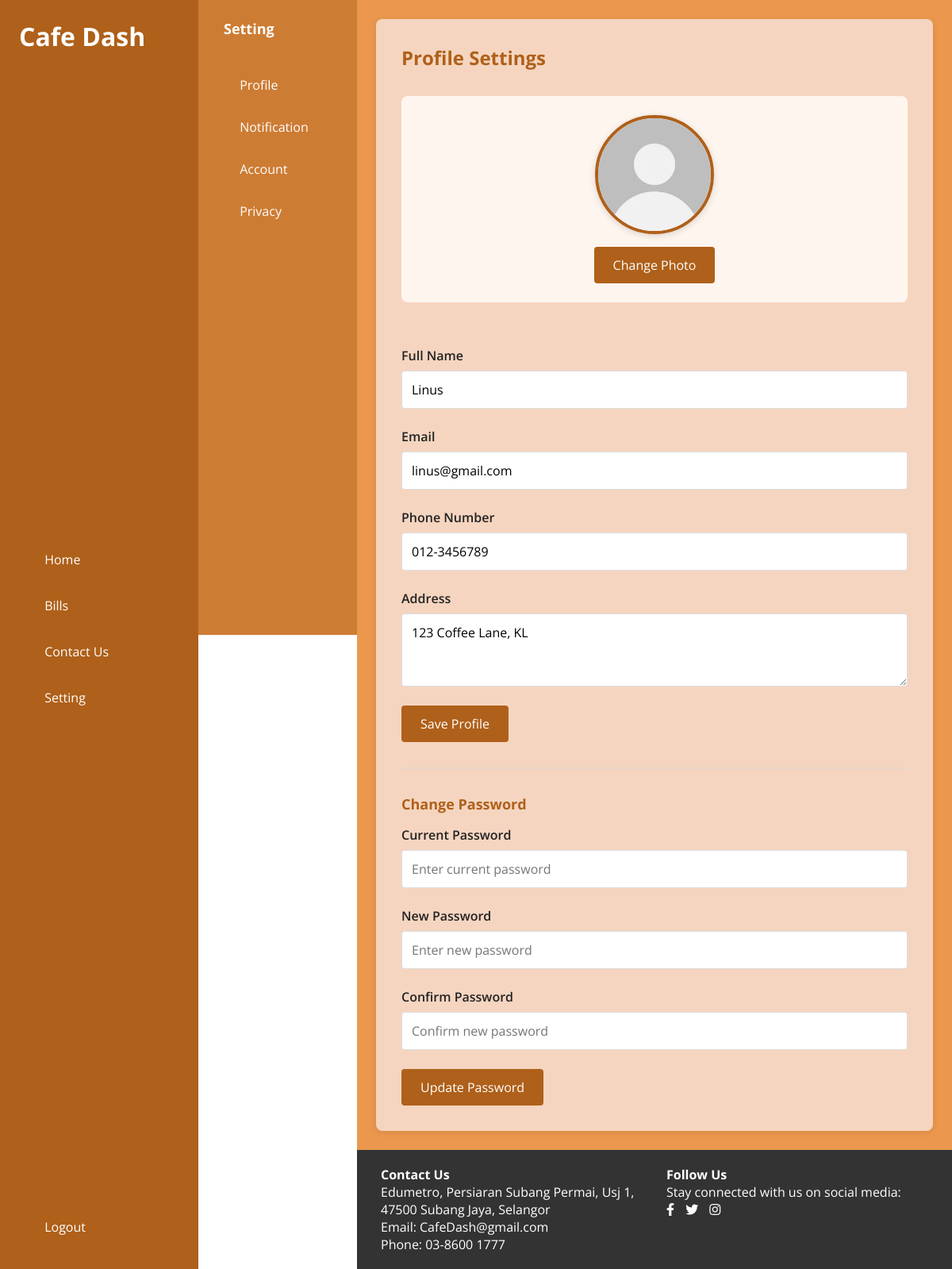
The page /setting.php (signed in) on the database its author committed.
### tables this page shows
CREATE TABLE User (
    User_ID INT AUTO_INCREMENT PRIMARY KEY,
    User_Name VARCHAR(255) NOT NULL UNIQUE,
    Password VARCHAR(255) NOT NULL,
    Address TEXT,
    Contain_number VARCHAR(20),
    Email VARCHAR(255) UNIQUE,
    Suspend BOOLEAN DEFAULT FALSE
);

### avatar_csv_functions.php (called while the page is built, shortened)
<?php
function getAvatarFromCSV($user_id) {
    $csv_file = 'data/avatar_mapping.csv';
    $fh = fopen($csv_file, 'r');
    while (($row = fgetcsv($fh)) !== false) {
        if (!empty($row[0]) && $row[0] == $user_id) {
            return isset($row[1]) ? $row[1] : null;
        }
    }
    return null;
}
?>

### setting.php (the view, shortened to what this page needs)
<?php
require_once 'avatar_csv_functions.php';
$user_id = $_SESSION['user_id'];
$conn = new mysqli("localhost", "root", "", "cafedash_db");
$stmt = $conn->prepare("SELECT User_Name, Email, Contain_number, Address FROM User WHERE User_ID = ?");
$stmt->bind_param("i", $user_id);
$stmt->execute();
$result = $stmt->get_result();
$user_data = [
    'User_Name' => '',
    'Email' => '',
    'Contain_number' => '',
    'Address' => ''
];
if ($result->num_rows > 0) {
    $user_data = $result->fetch_assoc();
}
$profile_image = getAvatarFromCSV($user_id);
require 'home/_home_sidebar.php';
?>
	<div class="settingsidebar">
		<h2>
			<ion-icon name="settings-outline"></ion-icon> Setting
		</h2>
		<div class="sidebar-menus">
			<a href="#" data-tab="profile" class="setting-tab-link">
				<ion-icon name="person-outline"></ion-icon> Profile
			</a>
			<a href="#" data-tab="notification" class="setting-tab-link">
				<ion-icon name="notifications-outline"></ion-icon> Notification
			</a>
			<a href="#" data-tab="account" class="setting-tab-link">
				<ion-icon name="lock-closed-outline"></ion-icon> Account
			</a>
			<a href="#" data-tab="privacy" class="setting-tab-link">
				<ion-icon name="shield-outline"></ion-icon> Privacy
			</a>
		</div>
	</div>
	<div class="main setting-main">
		<div id="profile" class="setting-content active">
			<h2>Profile Settings</h2>
			<div class="setting-form">
				<div class="profile-picture-section">
					<div class="profile-picture-container">
						<div id="profilePicWrapper" class="profile-pic-wrapper">
						<img id="profilePic" src="<?php echo htmlspecialchars($profile_image); ?>" alt="Profile Picture">
						</div>
						<label for="profileImageInput" class="upload-btn">Change Photo</label>
					</div>
				</div>
				<div class="form-group">
					<label>Full Name</label>
					<input type="text" id="fullName" placeholder="Enter your full name" value="<?php echo htmlspecialchars($user_data['User_Name'] ?? ''); ?>">
				</div>
				<div class="form-group">
					<label>Email</label>
					<input type="email" id="email" placeholder="Enter your email" value="<?php echo htmlspecialchars($user_data['Email'] ?? ''); ?>">
				</div>
				<div class="form-group">
					<label>Phone Number</label>
					<input type="tel" id="phone" placeholder="Enter your phone number" value="<?php echo htmlspecialchars($user_data['Contain_number'] ?? ''); ?>">
				</div>
				<div class="form-group">
					<label>Address</label>
					<textarea id="address" placeholder="Enter your address" rows="3"><?php echo htmlspecialchars($user_data['Address'] ?? ''); ?></textarea>
				</div>
				<button class="save-btn" id="saveProfileBtn">Save Profile</button>
			</div>
			<div class="password-section">
				<h3>Change Password</h3>
				<div class="setting-form">
					<div class="form-group">
						<label>Current Password</label>
						<input type="password" id="profileCurrentPassword" placeholder="Enter current password">
					</div>
					<div class="form-group">
						<label>New Password</label>
						<input type="password" id="profileNewPassword" placeholder="Enter new password">
					</div>
					<div class="form-group">
						<label>Confirm Password</label>
						<input type="password" id="profileConfirmPassword" placeholder="Confirm new password">
					</div>
					<button class="save-btn" id="profileUpdatePasswordBtn">Update Password</button>
				</div>
			</div>
		</div>
	</div>
<?php require_once 'home/_home_footer.php'; ?>

### Css/home style.css (style rules this page uses)
:root { --primaryColor: #AF601A; --secondaryColor: #ffc107; --lightBrown: #EB984E; --darkBrown: #6E2C00; --whiteColor: #fff; --blackColor: #222; --greyColor: #f5f5f5; }
* { margin: 0; padding: 0; box-sizing:border-box; outline: none; font-family: 'Open Sans', sans-serif; }
body { width: 100%; min-height: 100vh; height: auto; display: block; }
.sidebar-menus { display: flex; flex-direction: column; }
.sidebar-menus a, .sidebar-logout a { padding: 5% 8%; margin: 0.5rem 0; display: flex; align-items: center; justify-content: flex-start; gap: 1rem; text-decoration: none; color: var(--whiteColor); }
.main { width: calc(100% - 250px); height: max-content; min-height: 100vh; padding: 2%; background-color: var(--lightBrown); margin-left:250px; }

### Css/setting style.css (style rules this page uses)
body { margin: 0; }
:root { --primaryColor: #AF601A; --secondaryColor: #ffc107; --lightBrown: #EB984E; --darkBrown: #6E2C00; --whiteColor: #fff; --blackColor: #222; --greyColor: #f5f5f5; }
.settingsidebar { position: fixed; left: 250px; top: 0; width: 200px; height: 100vh; background: #CD7C34; color: white; padding: 2%; display: flex; flex-direction: column; box-sizing: border-box; }
.settingsidebar h2 { display: flex; align-items: center; gap: 0.5rem; margin-top: 0; font-size: 18px; margin-bottom: 2rem; }
.settingsidebar .sidebar-menus { display: flex; flex-direction: column; }
.settingsidebar .sidebar-menus a { padding: 5% 8%; margin: 0.5rem 0; display: flex; align-items: center; justify-content: flex-start; gap: 1rem; text-decoration: none; color: white; }
.setting-main { margin-left: 450px; width: calc(100% - 450px); padding: 2%; background-color: var(--lightBrown); min-height: 100vh; }
.setting-content { display: none; padding: 2rem; background-color: #F5D5C0; border-radius: 8px; box-shadow: 0 2px 8px rgba(0, 0, 0, 0.1); }
.setting-content.active { display: block; }
.setting-content h2 { font-size: 24px; margin-bottom: 2rem; color: var(--primaryColor); }
.profile-picture-section { text-align: center; margin-bottom: 2rem; padding: 1.5rem; background-color: #FFF5EF; border-radius: 8px; }
.profile-picture-container { display: flex; flex-direction: column; align-items: center; gap: 1rem; }
.profile-picture-container img { width: 150px; height: 150px; border-radius: 50%; object-fit: cover; border: 4px solid var(--primaryColor); box-shadow: 0 2px 8px rgba(0, 0, 0, 0.15); }
.profile-pic-wrapper { position: relative; width: 150px; height: 150px; display: flex; align-items: center; justify-content: center; }
.upload-btn { padding: 0.75rem 1.5rem; background-color: var(--primaryColor); color: white; border: none; border-radius: 4px; cursor: pointer; transition: background-color 0.3s ease; }
.password-section { margin-top: 2rem; padding-top: 2rem; border-top: 2px solid #E8D5C8; }
.password-section h3 { font-size: 18px; color: var(--primaryColor); margin-bottom: 1rem; }
.setting-form { display: flex; flex-direction: column; gap: 1.5rem; }
.form-group { display: flex; flex-direction: column; }
.form-group label { margin-bottom: 0.5rem; font-weight: 600; color: var(--blackColor); }
.form-group input, .form-group select { padding: 0.75rem; border: 1px solid #ddd; border-radius: 4px; font-size: 1rem; font-family: 'Open Sans', sans-serif; }
.form-group textarea { padding: 0.75rem; border: 1px solid #ddd; border-radius: 4px; font-size: 1rem; font-family: 'Open Sans', sans-serif; resize: vertical; }
.save-btn { padding: 0.75rem 1.5rem; background-color: var(--primaryColor); color: white; border: none; border-radius: 4px; font-size: 1rem; cursor: pointer; transition: background-color 0.3s ease; align-self: flex-start; }

### rows shown on the page
user: User_Name "Linus", Email "linus@gmail.com", Contain_number "012-3456789", Address "123 Coffee Lane, KL"
